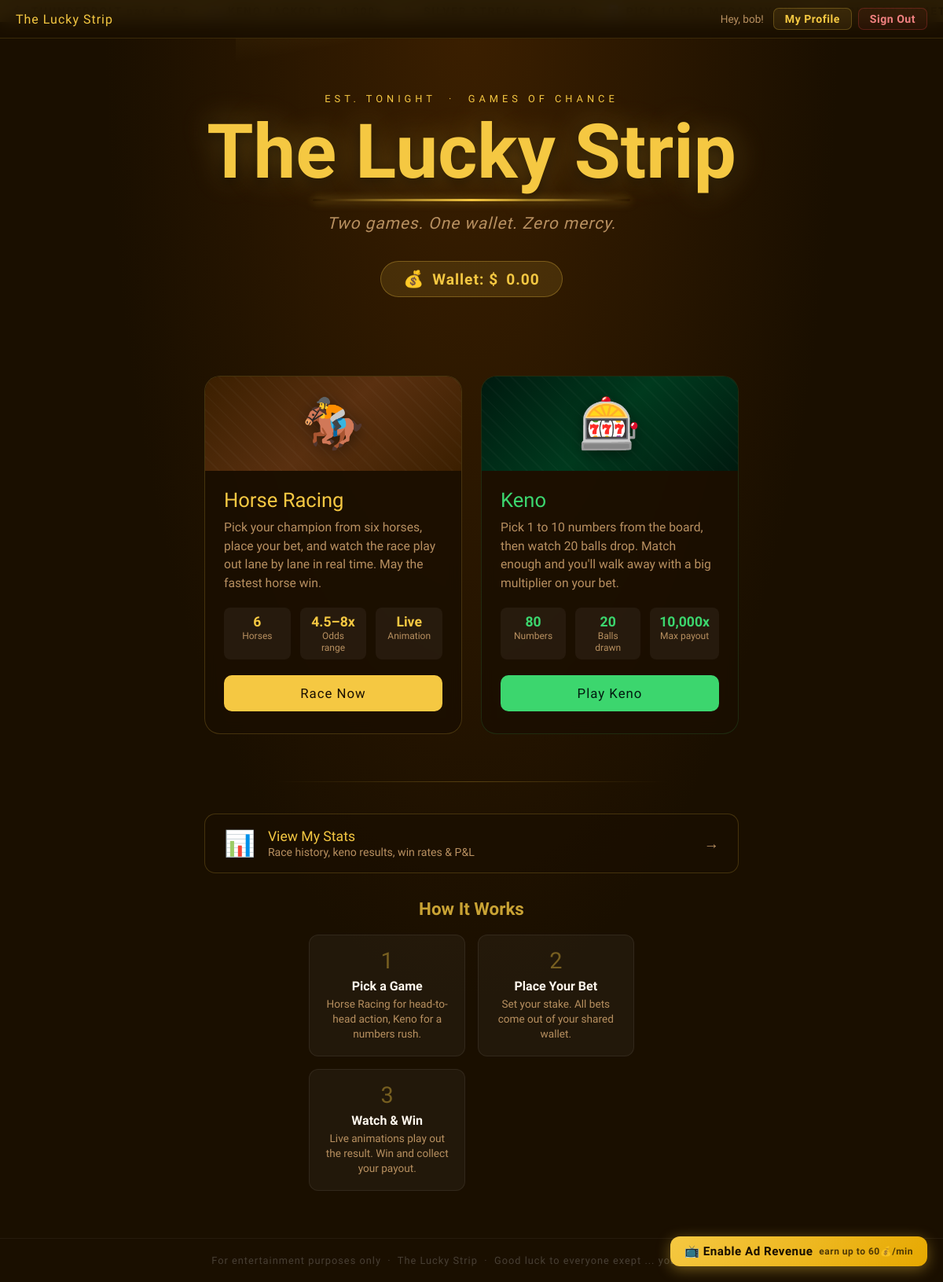
Before: / (signed in) with the older database file.
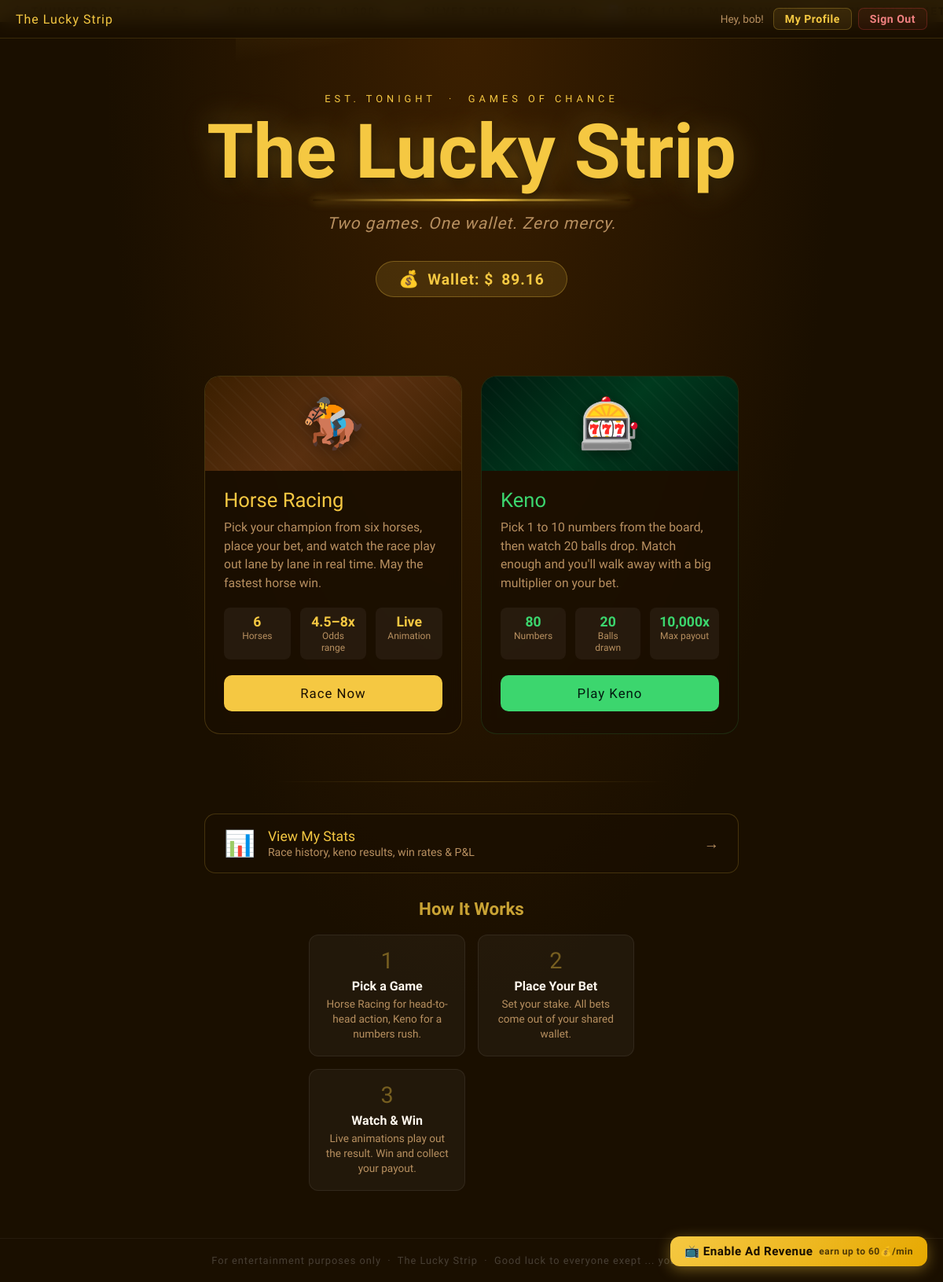
After: the same page with the newer database file.
### tables this page shows
CREATE TABLE users (
            id            INTEGER PRIMARY KEY AUTOINCREMENT,
            username      TEXT    NOT NULL UNIQUE,
            email         TEXT    NOT NULL UNIQUE,
            password_hash TEXT    NOT NULL,
            wallet        REAL    NOT NULL DEFAULT 1000.0,
            total_wagered REAL    NOT NULL DEFAULT 0.0,
            total_won     REAL    NOT NULL DEFAULT 0.0,
            race_wins     INTEGER NOT NULL DEFAULT 0,
            race_plays    INTEGER NOT NULL DEFAULT 0,
            keno_wins     INTEGER NOT NULL DEFAULT 0,
            keno_plays    INTEGER NOT NULL DEFAULT 0,
            win_streak    INTEGER NOT NULL DEFAULT 0,
            best_streak   INTEGER NOT NULL DEFAULT 0,
            created_at    TEXT    NOT NULL
        );

### app.py (the view)
@app.route('/')
@login_required
def home():
    return render_template('Index.html', user=current_user())

### app.py (called while the page is built)
def get_db():
    if 'db' not in g:
        g.db = sqlite3.connect(DATABASE)
        g.db.row_factory = sqlite3.Row
    return g.db

def login_required(f):
    @wraps(f)
    def decorated(*args, **kwargs):
        if 'user_id' not in session:
            return redirect(url_for('login'))
        return f(*args, **kwargs)
    return decorated

def current_user():
    if 'user_id' not in session:
        return None
    return get_db().execute('SELECT * FROM users WHERE id=?', (session['user_id'],)).fetchone()

### Templates/Index.html (shortened to what the changed rows need)
<!DOCTYPE html>
<html lang="en">
<head>
</head>
<body data-ad-penalty="{% if ad_penalty is defined and ad_penalty %}true{% else %}false{% endif %}">
<nav class="top-nav">
  <div class="nav-links">
    {% if user is defined and user %}
    <span style="color:var(--muted);font-size:0.85rem;margin-right:4px;">Hey, {{ user['username'] }}!</span>
    <a href="/profile" class="nav-link">My Profile</a>
    <a href="/logout"  class="nav-link logout">Sign Out</a>
    {% else %}
    <a href="/login"  class="nav-link">Login</a>
    <a href="/signup" class="nav-link">Sign Up</a>
    {% endif %}
  </div>
</nav>
<section class="hero">
  <h1>The Lucky Strip</h1>
  <div class="wallet-pill">
    <span class="coin">💰</span>
    Wallet: $<span id="wallet-display">{% if user is defined and user %}{{ "%.2f"|format(user['wallet']) }}{% else %}1000.00{% endif %}</span>
  </div>
</section>
<div class="how-to">
  <h2>How It Works</h2>
</div>
</body>
</html>

Changed rows visible on the page:
changed users "bob": wallet "0.00" → "89.16"
